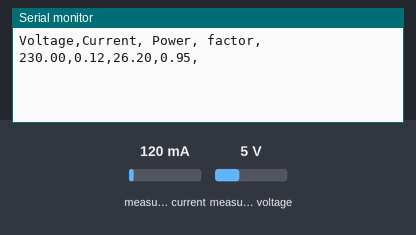
A sketch run on a simulated Arduino Uno, built with avr-gcc and run on an emulated ATmega328P. On the bench: the last lines printed to the serial monitor. The test bench sets the inputs (shaded band); at power-on: measured current 120 mA, measured voltage 5 V.

Above: at 1.2 s.
1.3 s: measured current set to 40 mA
At 2.6 s:
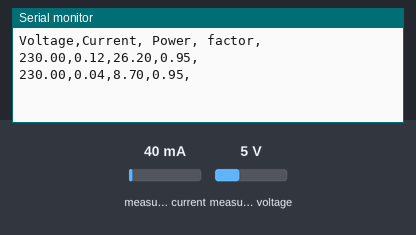
2.8 s: measured voltage set to 0.3 V
4.3 s: measured current set to 500 mA
At 4.3 s:
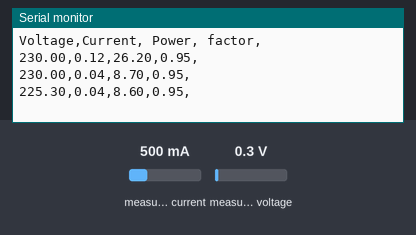
Timing chart, 0 to 7.3 s (numbered marks = the images above; inputs shaded):
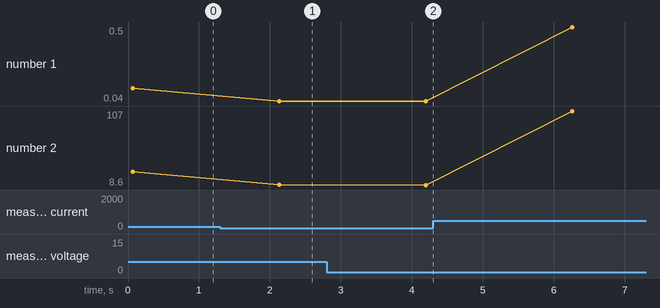

Measured:
- after the input at 1.3 s, the serial monitor: prints a new line after 0.83 s (image 1)
- plotted number 1: 0.12 → 0.04 after the input at 1.3 s, 0.04 → 0.5 after the input at 4.3 s
- plotted number 2: 26.2 → 8.7 after the input at 1.3 s, 8.7 → 8.6 after the input at 2.8 s, 8.6 → 107 after the input at 4.3 s

The sketch:

USB-UART_code.ino
```cpp
#include <PZEM004Tv30.h>
#include <SoftwareSerial.h>

/* Use software serial for the PZEM
 * Pin 11 Rx (Connects to the Tx pin on the PZEM)
 * Pin 12 Tx (Connects to the Rx pin on the PZEM)
*/

SoftwareSerial pzemSWSerial(11, 12);
PZEM004Tv30 pzem;

void setup() {
  Serial.begin(9600);

  pzem = PZEM004Tv30(pzemSWSerial);
  //Serial.println("CLEARDATA");  // on efface les données déjà présentes, s'il y a lieu
  Serial.println("Voltage,Current, Power, factor,"); // titre des colonnes, dans Excel

}
void loop() {

    //Serial.print("Custom Address:");
    //Serial.println(pzem.readAddress(), HEX);

    // Read the data from the sensor
    float voltage = pzem.voltage();
    float current = pzem.current();
    float power = pzem.power();
    float energy = pzem.energy();
    float frequency = pzem.frequency();
    float pf = pzem.pf();
    /*char Label[]={"fluorescent lamp, fan_50W,portable air_conditioner1, portable air_conditioner2, portable air_conditioner3, reversing flasher,halogen lamp, laptop_Dell_P85F,fluorescent_lamp+fan,laptop+air_conditioner"};
    int size_Label=sizeof(Label)/sizeof(int);
    int i;*/
    //Serial.print("Voltage; Current; Power ");
    // test de validité de la donnée
    if(isnan(voltage)){
        Serial.println("Error reading voltage");
    } else if (isnan(current)) {
        Serial.println("Error reading current");
    } else if (isnan(power)) {
        Serial.println("Error reading power");
    } else if (isnan(energy)) {
        Serial.println("Error reading energy");
    } else if (isnan(frequency)) {
        Serial.println("Error reading frequency");
    } else if (isnan(pf)) {
        Serial.println("Error reading power factor");
    } else {
    //for(int i=0; i<size_Label; i++)
        // impression de la valeur sur le port serie
        //Serial.print("DATA,TIME,");


        Serial.print(String(voltage)+","+String(current)+","+String(power) +","+String(pf));
        Serial.print(",");

       //Serial.print(Label[i]);
       // Serial.print(" , ");
        /* strt here
        Serial.print(" , ");
        Serial.print("Current:");    Serial.print(String(current));
        Serial.println("A");
        Serial.print(" , ");
        Serial.print("Power:");     Serial.print(String(power));  Serial.println("W:");
        Serial.print(" , ");*///ehnd here
        //Serial.print(energy,3);     //Serial.println("kWh");
        // Serial.print(" , ");
        //Serial.print(frequency, 1); Serial.println("Hz");
        //Serial.print("PF:");  Serial.print(pf);

    }

    Serial.println();
    delay(2000);
}
```
